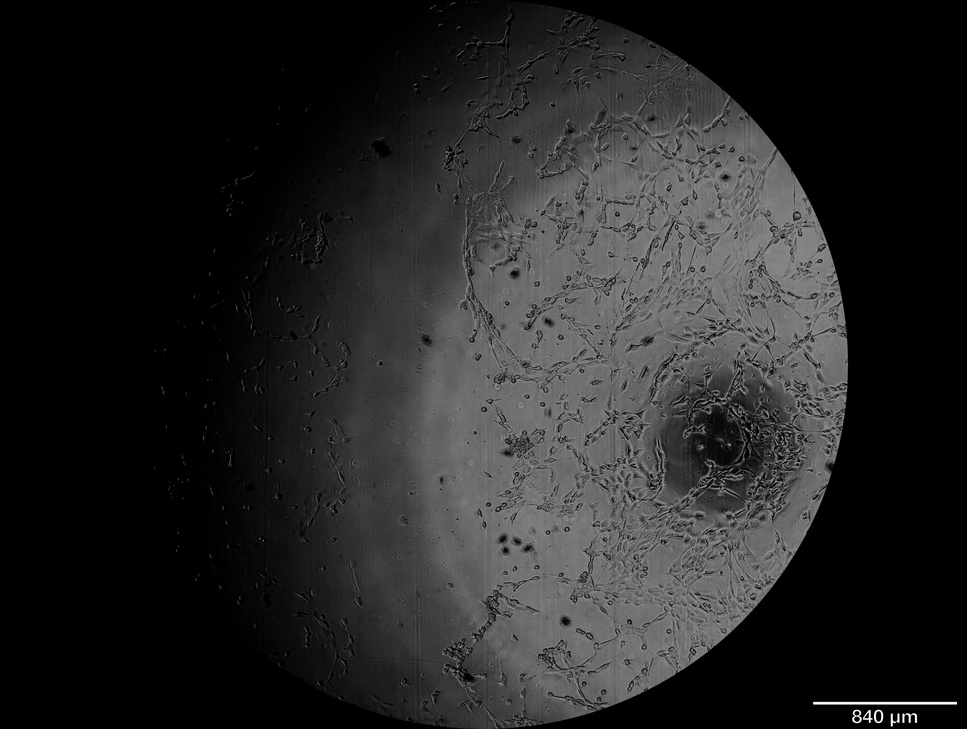
#> input picture Archive/before_images/10B4.jpg, 967 x 729 px, shrunk from 4032 x 3040 before the run; its folder holds only this picture in this run
$ python -i preprocess_images.py   (imports and definitions only)
#> lines starting #> are read from the running program, lines starting #| are printed output that depends on the picture; after the words box and inside, x2 and y2 are one past the last pixel; in counts of white or black regions, pixels touching at a corner belong together
"""
Preprocess scratch-assay images for ImageJ Wound_healing_size_tool.

For each image:
  1. Detect the circular FOV.
  2. Flat-field correction: subtract large Gaussian blur (sigma=61) to remove vignetting.
  3. Replace ALL dark pixels (inside and outside FOV) with noise so ImageJ
     does not mistake dark vignetting areas for wound.
  4. Save to  Vik_preprocessed/
"""

import os, sys
import numpy as np
import cv2
from skimage.io import imread, imsave

PROJECT_DIR = os.path.dirname(os.path.abspath(__file__))
INPUT_DIR   = os.path.join(PROJECT_DIR, "Vik")
OUTPUT_DIR  = os.path.join(PROJECT_DIR, "Vik_preprocessed")

# [1 line not run here, left out]


def find_fov_mask(gray):
    h, w = gray.shape
    _, rough = cv2.threshold(gray, 10, 255, cv2.THRESH_BINARY)
#> rough: shape (729, 967); every value is 255
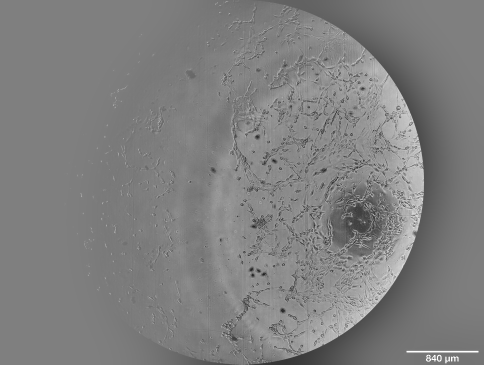
#> gray: shape (729, 967) (shown at 1/2 size); min 24, max 255, mean 127.3
    contours, _ = cv2.findContours(rough, cv2.RETR_EXTERNAL, cv2.CHAIN_APPROX_SIMPLE)
#> contours = [[[0, 0], [0, 728], [966, 728], [966, 0]]]
    if not contours:
        mask = np.ones((h, w), dtype=np.uint8) * 255
        return mask
    c = max(contours, key=cv2.contourArea)
#> c = [[0, 0], [0, 728], [966, 728], [966, 0]]
    (cx, cy), r = cv2.minEnclosingCircle(c)
#> cx = 483; cy = 364; r = 604.8
    mask = np.zeros((h, w), dtype=np.uint8)
    cv2.circle(mask, (int(cx), int(cy)), int(r * 0.95), 255, -1)
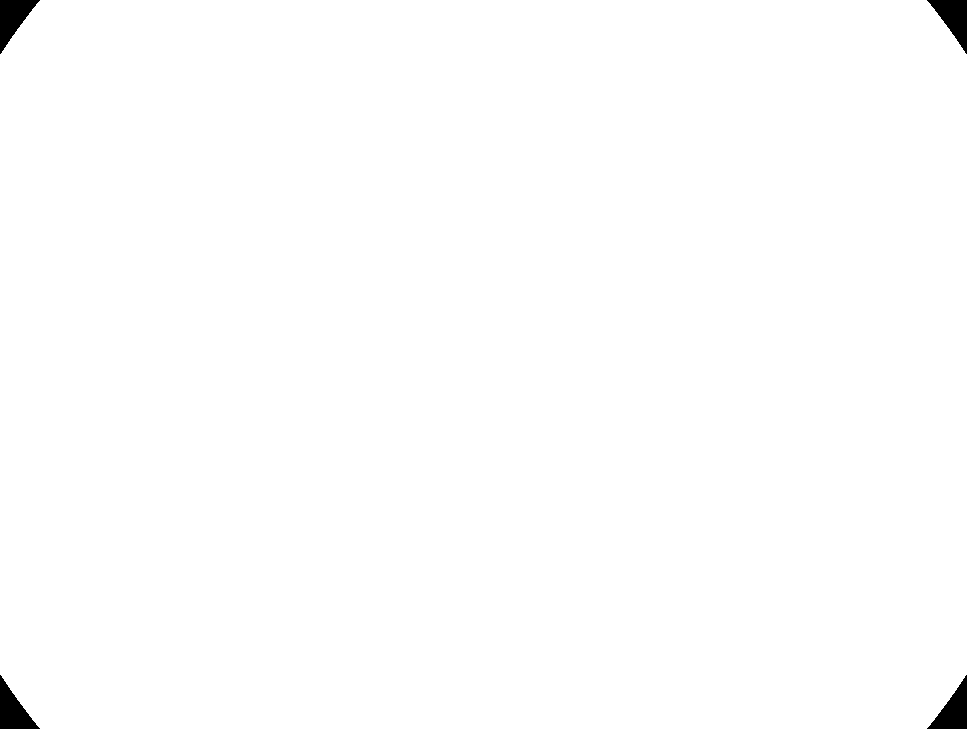
#> mask: shape (729, 967); 99.4% white; 4 black regions, box (x1, y1, x2, y2) and area: (0, 0, 40, 54) 1060, (927, 0, 967, 54) 1060, (0, 675, 40, 729) 1060, (927, 675, 967, 729) 1060
    return mask


def process(filepath, output_dir):
    name = os.path.basename(filepath)
    gray = cv2.imread(filepath, cv2.IMREAD_GRAYSCALE).astype(np.float32)

    # Step 1: flat-field correction — removes vignetting gradient
    bg   = cv2.GaussianBlur(gray, (0, 0), 61)
    flat = gray - bg

    # Step 2: detect FOV on flat-corrected image
    fov_mask = find_fov_mask(np.clip(flat + 128, 0, 255).astype(np.uint8))

    # Step 3: replace ALL dark pixels with noise sampled from bright cell region
    fov_vals    = flat[fov_mask == 255]
    dark_thresh = np.percentile(fov_vals, 8)
#> dark_thresh = -25.48
    bright_vals = fov_vals[fov_vals > dark_thresh]
    noise_mean  = float(bright_vals.mean())
#> noise_mean = 3.43
    noise_std   = max(float(bright_vals.std()), 3.0)
#> noise_std = 17.15

    rng   = np.random.default_rng(seed=42)
    noise = rng.normal(loc=noise_mean, scale=noise_std, size=flat.shape).astype(np.float32)
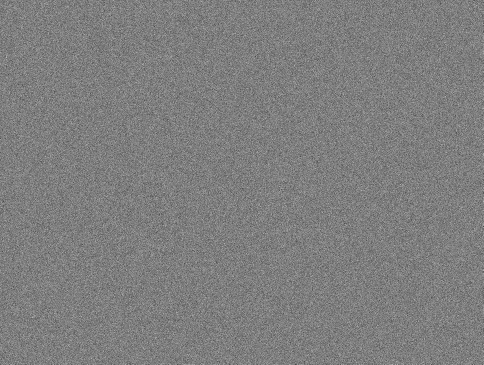
#> noise: shape (729, 967) float32 (shown at 1/2 size); min -81.08, max 89.29, mean 3.4; drawn with min black and max white

    dark_px    = flat < dark_thresh
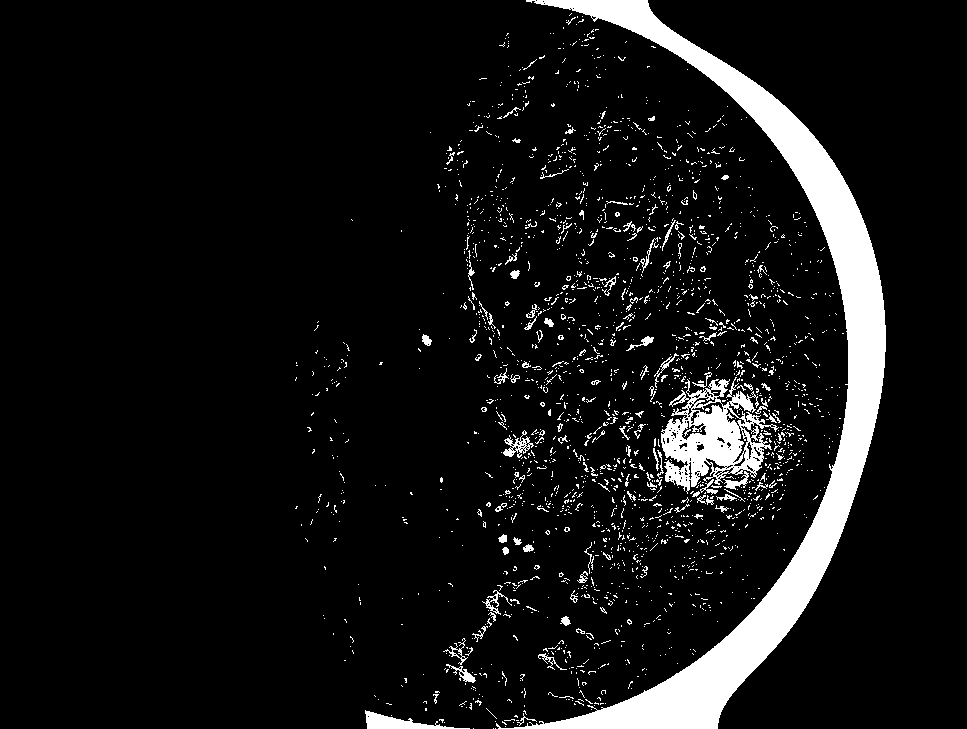
#> dark_px: shape (729, 967) bool; 8% white; 2148 white regions (2030 under 20 px), largest, box (x1, y1, x2, y2) and area: (496, 0, 886, 729) 35398, (661, 377, 779, 494) 6222, (365, 710, 470, 729) 773
    flat[dark_px] = noise[dark_px]
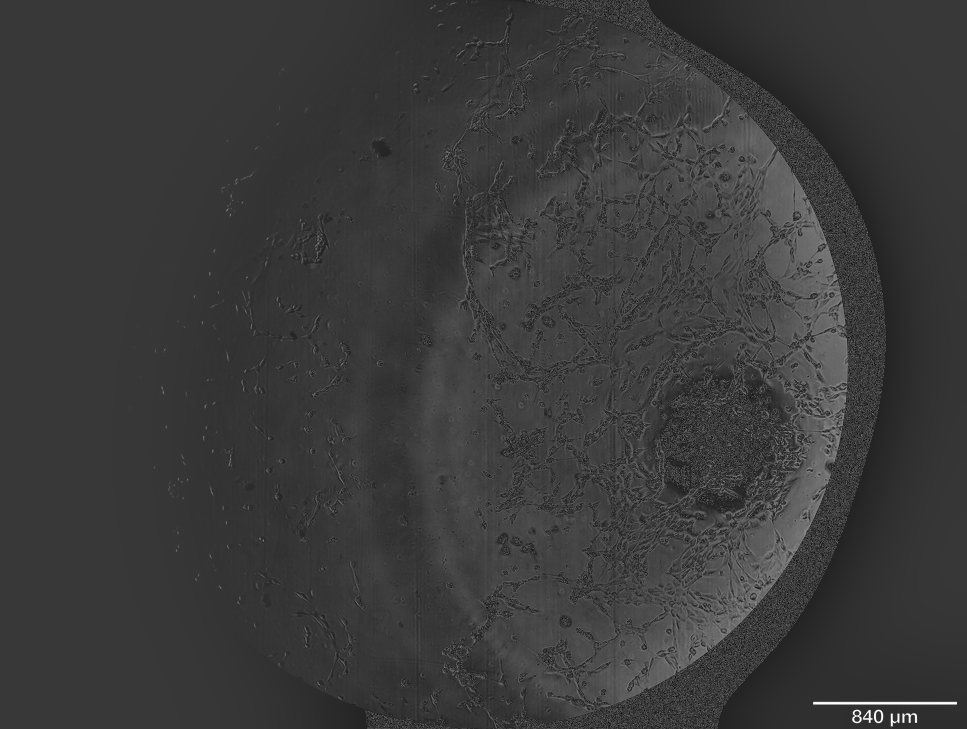
#> flat: shape (729, 967) float32; min -69.34, max 244.1, mean 3.4; drawn with min black and max white

    # Step 4: normalize to 0-255 uint8
    lo, hi = np.percentile(flat[fov_mask == 255], [1, 99])
#> lo = -24.16; hi = 63.41
    flat   = np.clip((flat - lo) / (hi - lo + 1e-6) * 255, 0, 255).astype(np.uint8)
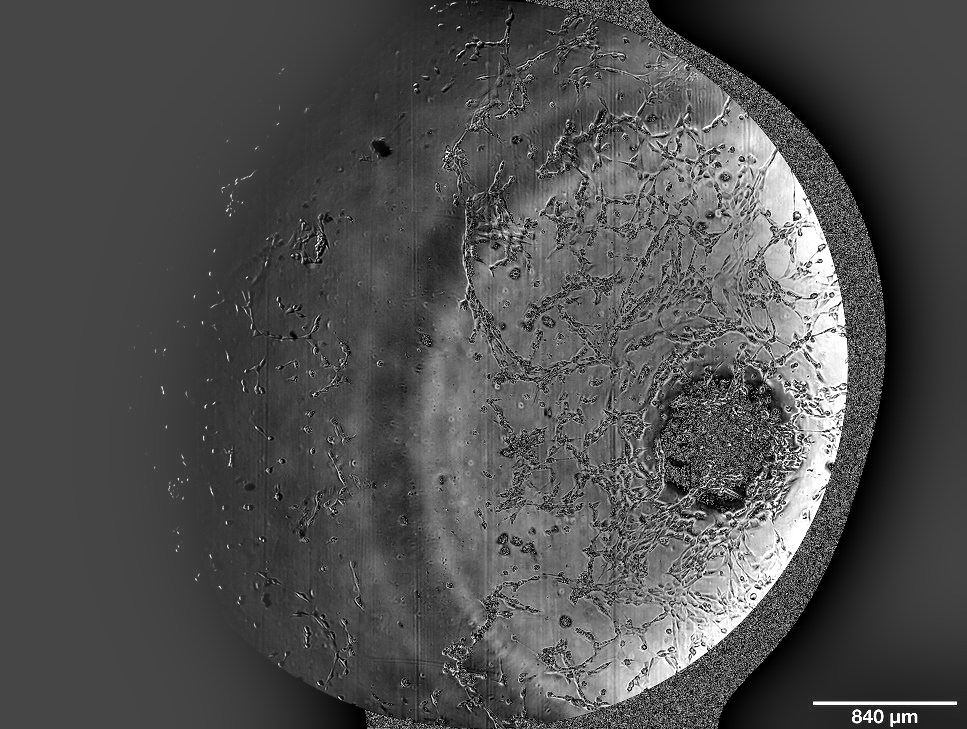
#> flat: shape (729, 967); min 0, max 255, mean 79.2

    out_path = os.path.join(output_dir, name)
    imsave(out_path, flat)
    return name


# [16 lines left out: function main, not called in this run]


# [2 lines not run here, left out]

>>> result = process('Archive/before_images/10B4.jpg', 'out.png')

$ run again, on Archive/before_images/11B5.jpg
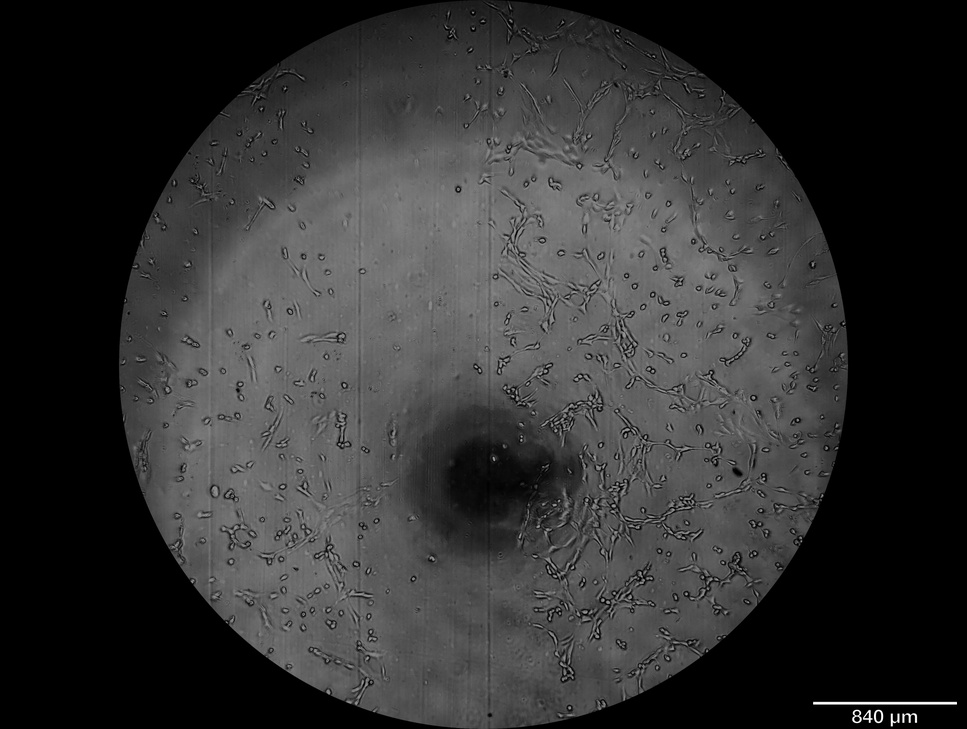
#> input picture Archive/before_images/11B5.jpg, 967 x 729 px, shrunk from 4032 x 3040 before the run
#> rough: shape (729, 967); every value is 255
#> contours = [[[0, 0], [0, 728], [966, 728], [966, 0]]]
#> c = [[0, 0], [0, 728], [966, 728], [966, 0]]
#> cx = 483; cy = 364; r = 604.8
#> mask: shape (729, 967); 99.4% white; 4 black regions, box (x1, y1, x2, y2) and area: (0, 0, 40, 54) 1060, (927, 0, 967, 54) 1060, (0, 675, 40, 729) 1060, (927, 675, 967, 729) 1060
#> dark_thresh = -26.83
#> noise_mean = 3.28
#> noise_std = 16.52
#> dark_px: shape (729, 967) bool; 8% white; 1749 white regions (1583 under 20 px), largest, box (x1, y1, x2, y2) and area: (100, 150, 469, 729) 17389, (497, 74, 862, 729) 13413, (436, 434, 583, 540) 7641
#> in process, `flat[dark_px] = noise[dark_px]`:
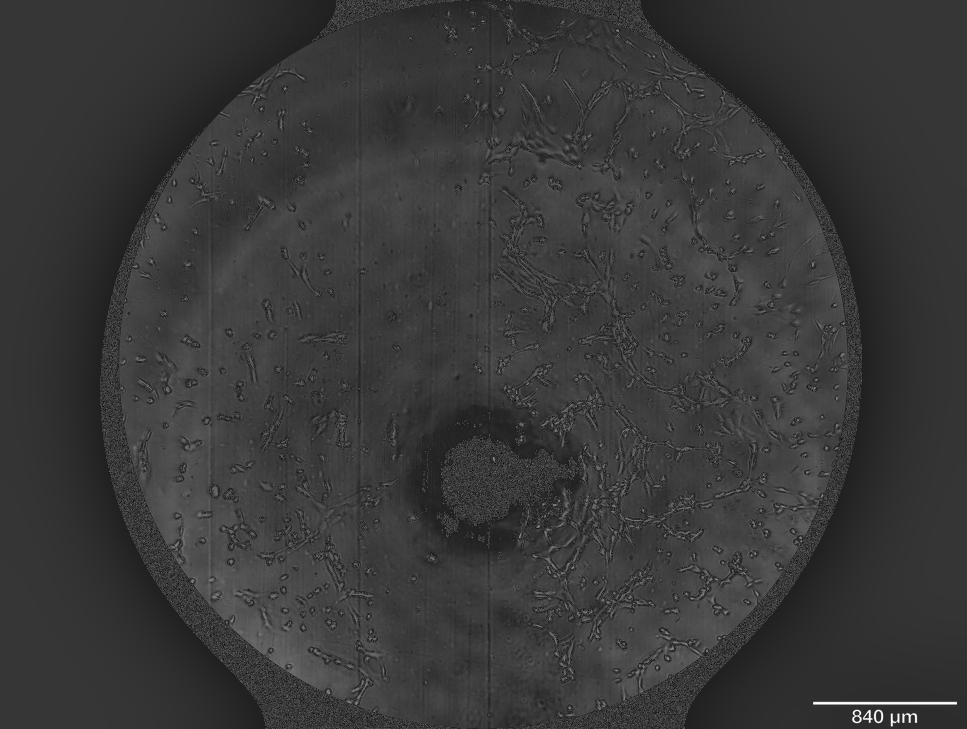
#> flat: shape (729, 967) float32; min -66.85, max 245.5, mean 3.3; drawn with min black and max white
#> lo = -25.85; hi = 46.87
#> in process, `flat   = np.clip((flat - lo) / (hi - lo + 1e-6) * 255, 0, 255).astype(..`:
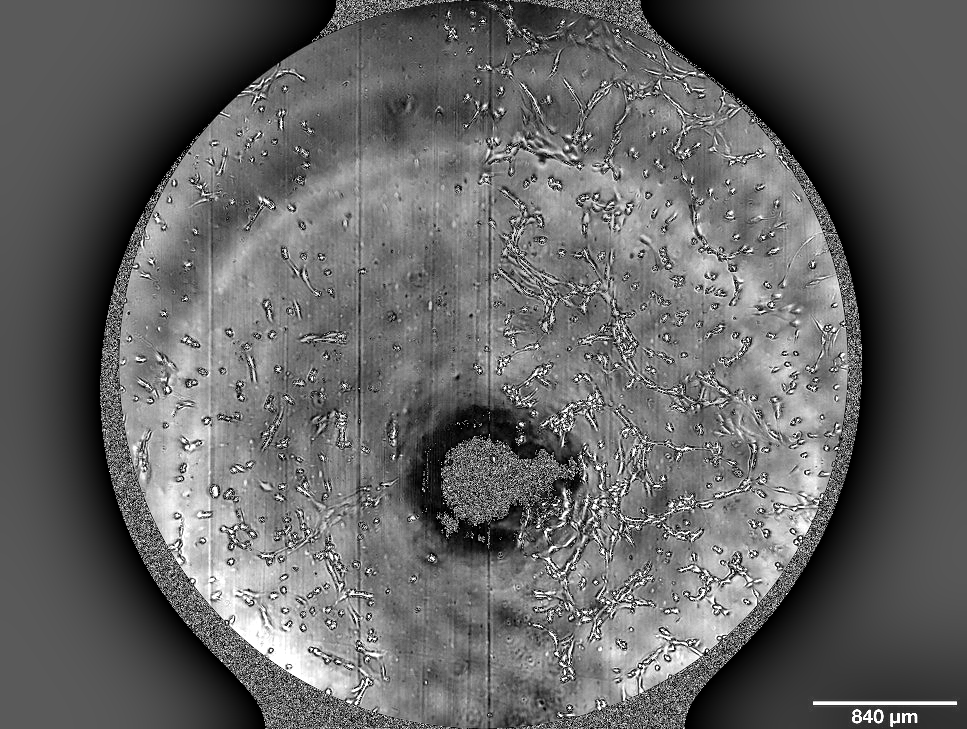
#> flat: shape (729, 967); min 0, max 255, mean 100.8

$ run again, on Archive/before_images/12B6.jpg
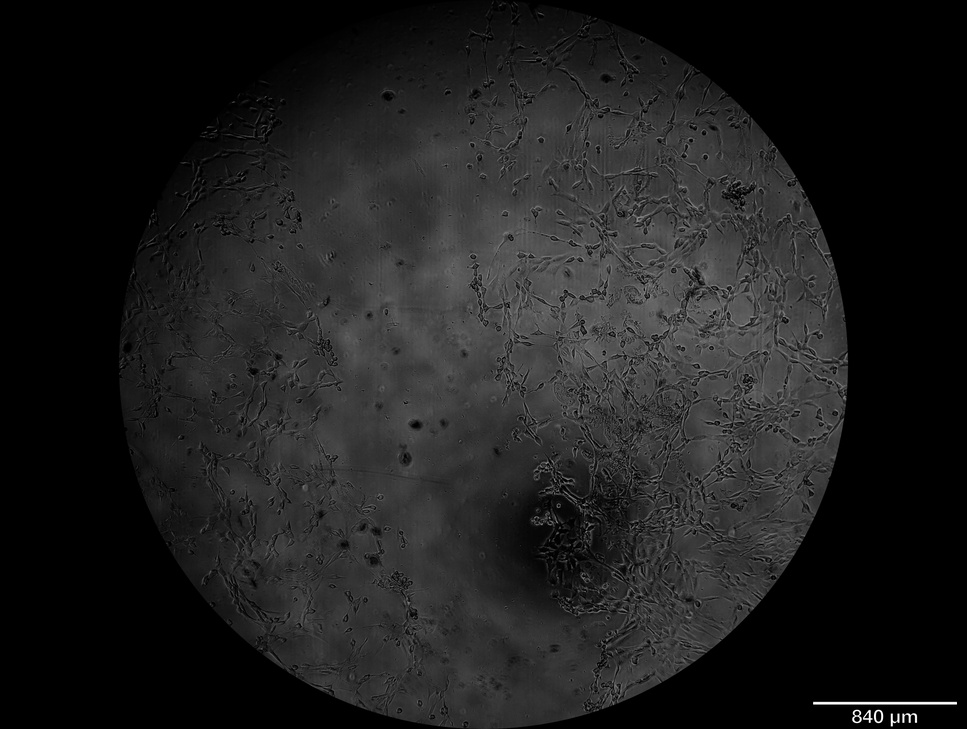
#> input picture Archive/before_images/12B6.jpg, 967 x 729 px, shrunk from 4032 x 3040 before the run
#> rough: shape (729, 967); every value is 255
#> contours = [[[0, 0], [0, 728], [966, 728], [966, 0]]]
#> c = [[0, 0], [0, 728], [966, 728], [966, 0]]
#> cx = 483; cy = 364; r = 604.8
#> mask: shape (729, 967); 99.4% white; 4 black regions, box (x1, y1, x2, y2) and area: (0, 0, 40, 54) 1060, (927, 0, 967, 54) 1060, (0, 675, 40, 729) 1060, (927, 675, 967, 729) 1060
#> dark_thresh = -17.72
#> noise_mean = 2.22
#> noise_std = 13.29
#> dark_px: shape (729, 967) bool; 8% white; 3293 white regions (3112 under 20 px), largest, box (x1, y1, x2, y2) and area: (502, 0, 881, 729) 26364, (496, 480, 611, 612) 5271, (225, 624, 470, 729) 4490
#> in process, `flat[dark_px] = noise[dark_px]`:
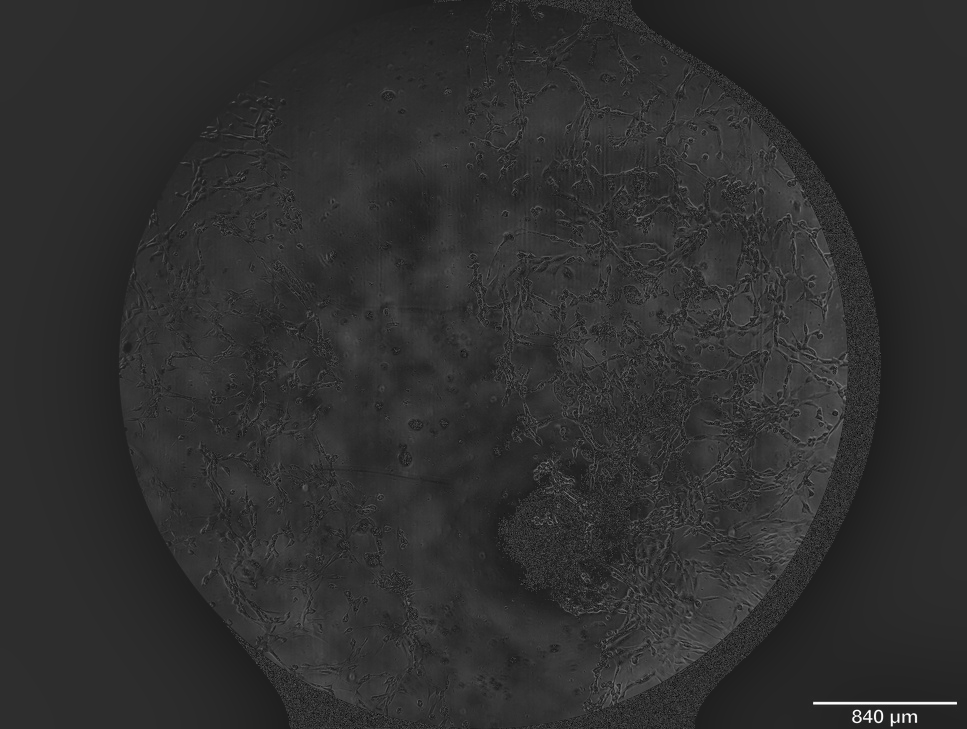
#> flat: shape (729, 967) float32; min -54.17, max 246, mean 2.2; drawn with min black and max white
#> lo = -17.22; hi = 41.38
#> in process, `flat   = np.clip((flat - lo) / (hi - lo + 1e-6) * 255, 0, 255).astype(..`:
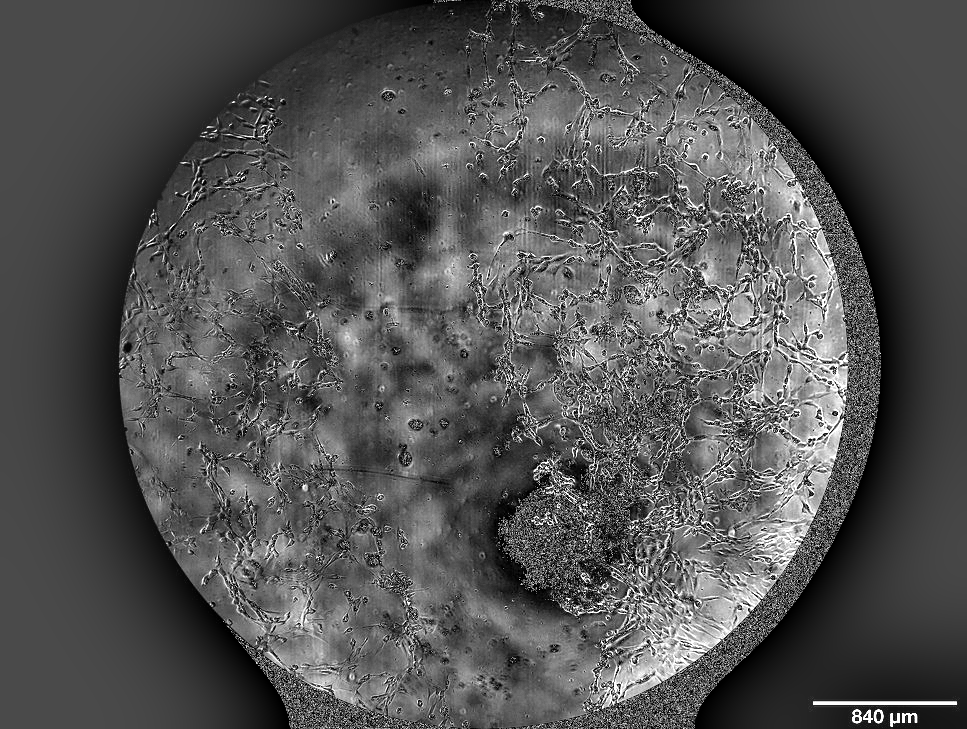
#> flat: shape (729, 967); min 0, max 255, mean 83.1
